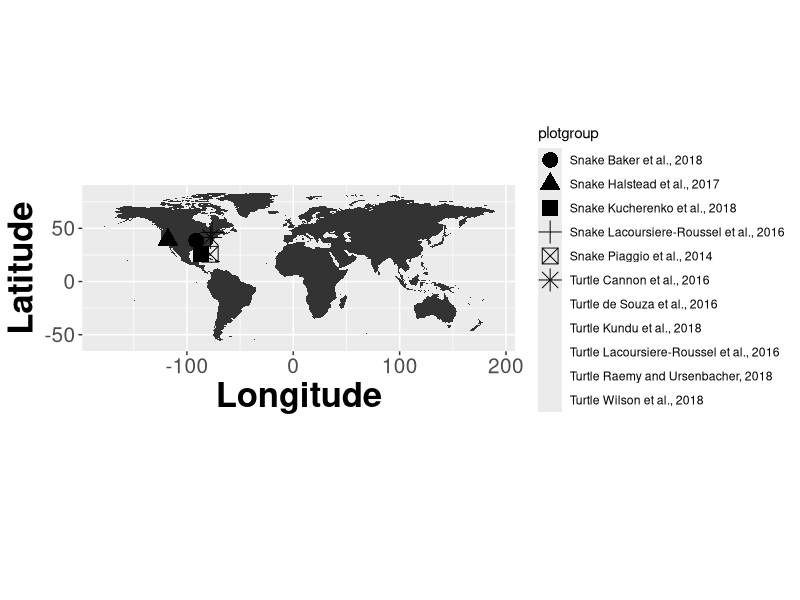
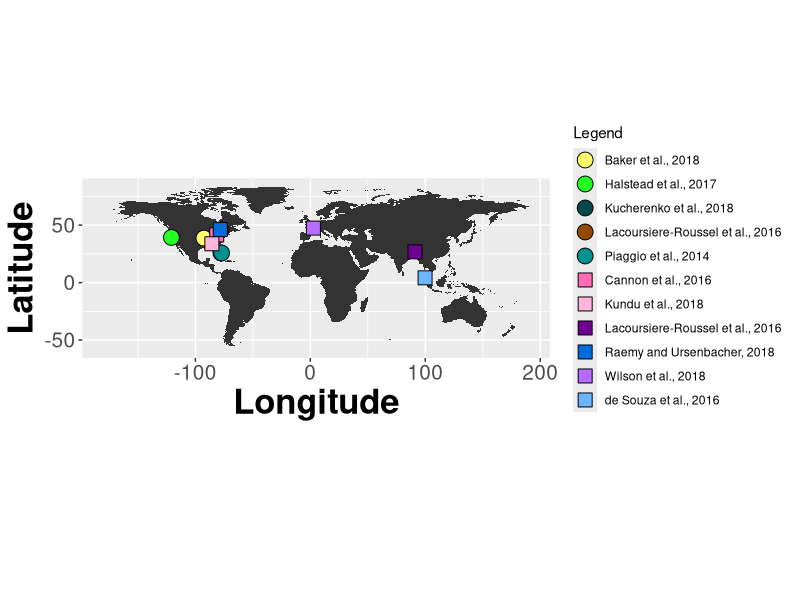

Source code (R) for these figures, in order:
# Required libraries including maps
library(tidyverse)
library(maps)

# Data location
setwd("~/Documents/Master's/eDNA-reptileMap")

# Reading in data as tibble rather than data frame (more elegantly handles strings)
sites<-read_csv("sites.csv")
sites

wrld <- map_data("world")

wrld <- map_data("world") %>%
  filter(region != "Antarctica")

gg1 <- ggplot() + geom_polygon(data = wrld, aes(x=long, y = lat, group = group)) +
  coord_fixed(1.0)

cbbPalette <- c("#FFFF6D", "#24FF24","#004949", "#924900","#009292", "#FF6DB6", "#FFB6DB", "#6e0092", "#006DDB", "#B66DFF","#6DB6FF", "#B6DBFF", "#920000",  "#DB6D00")

# Creating new variable which is what we'll actually "plot"
sites <- sites %>% mutate(plotgroup = paste(Type,Study)) %>% arrange(plotgroup)

# Getting a shape vector the same length as our Type vector to use for point shapes
shapevector <- rep(NA,length(sites$Type))

for (i in 1:length(unique(sites$Type))) {
  shapevector[which(sites$Type==unique(sites$Type)[i])] <- 20+i
}

# Intitalize plot with shape and fill by plotgroup
# calling geom_jitter directly, because calling it after geom_point is the same
# increased the positional jitter, because sites were still overlapping
initialplot <- gg1 +
  geom_jitter(data = sites, aes(x = Long, y = Lat, shape=plotgroup, fill=plotgroup), size = 5, stroke=0.5, position=position_jitter(width = 5)) +
  labs(x="Longitude", y="Latitude") +
  theme(axis.text=element_text(size=15), axis.title=element_text(size=25,face="bold"))

initialplot

# Create a new variable with duplicate names distinguished by spaces for legend
# Cannot have exactly the same names repeated in order for the finalplot call to work
labelnames <- NULL
for (i in 1:length(sites$Study)) {
  temp <- sites$Study[i]
  if (temp %in% labelnames) {
    temp <- paste(temp," ",sep="")
  }
  labelnames <- c(labelnames,temp)
}

# We use scale_shape and scale_fill manual. The vectors we feed as values must
# be the same length as sites$plotgroup
# Defining by colour (e.g. point outline) as well causes issues probably because
# of a similar issue to
# https://stackoverflow.com/questions/12488905/why-wont-the-ggplot2-legend-combine-manual-fill-and-scale-values

finalplot <- initialplot +
  scale_shape_manual(name="Legend",values = shapevector, labels=labelnames) +
  scale_fill_manual(name="Legend",values = cbbPalette, labels=labelnames)

finalplot
